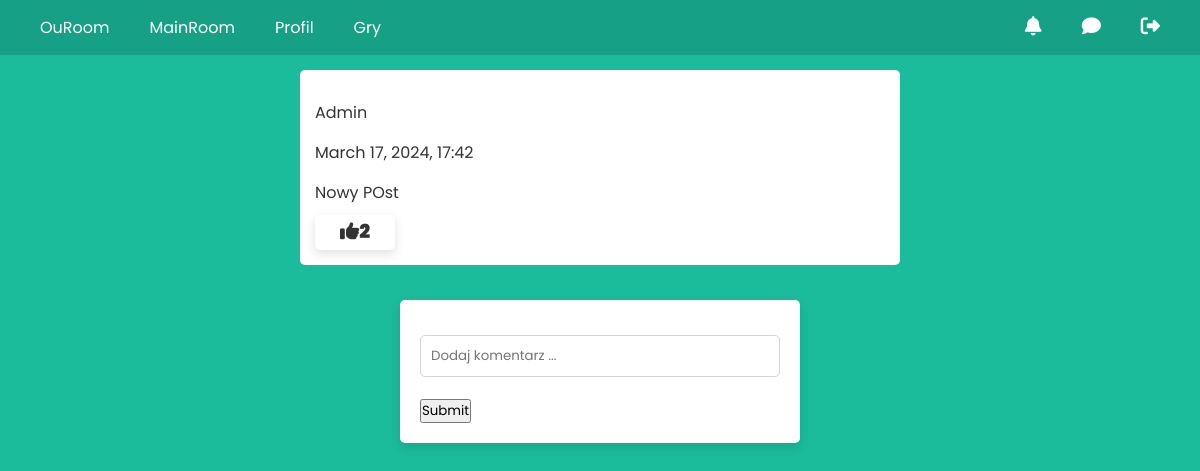
/post/28, run on an earlier commit of the app's database.
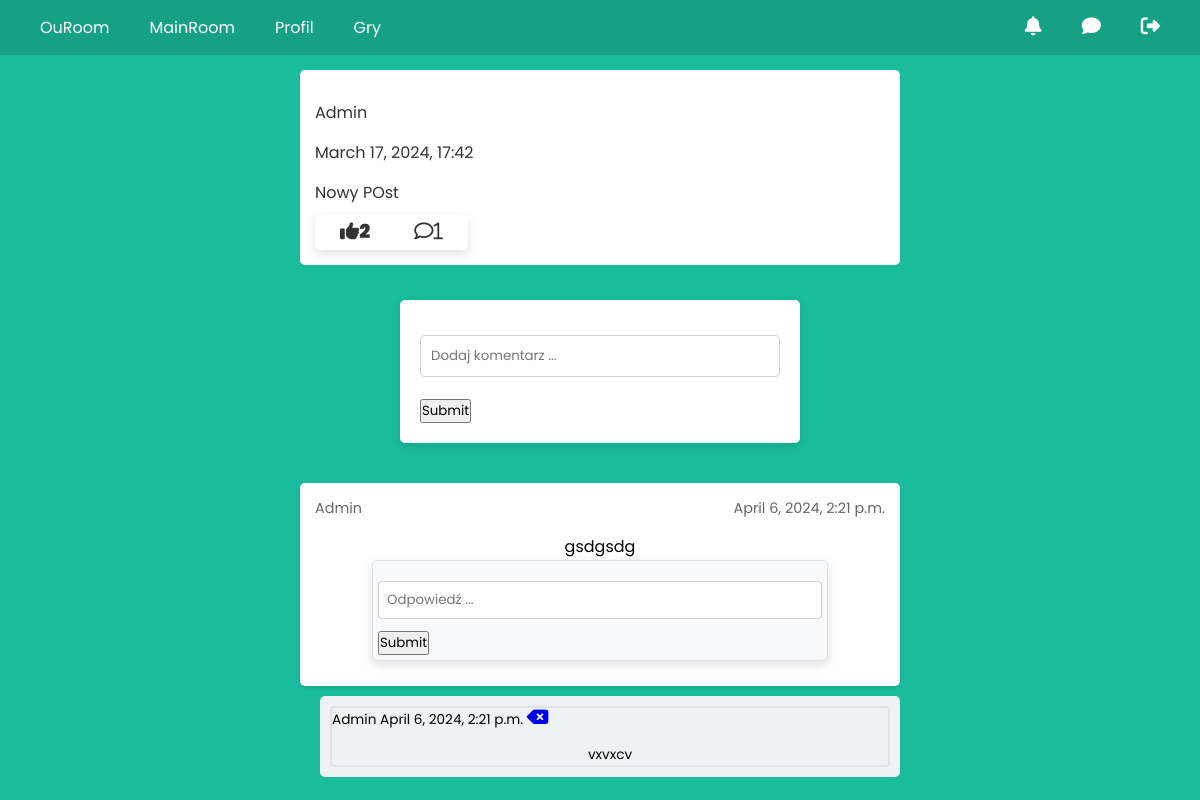
And on a later commit of the database.
### rooms/models.py (models this page shows, shortened)
class Post(models.Model):
    author = models.ForeignKey(settings.AUTH_USER_MODEL, on_delete=models.CASCADE)
    time_release = models.DateTimeField(default=timezone.now)
    content = models.TextField()
    image = models.ImageField(null=True, blank=True, upload_to='images/')
    like = models.ManyToManyField(settings.AUTH_USER_MODEL, related_name='post_like', blank=True)
    class Meta:
        ordering = ['-time_release']

class Comment(models.Model):
    author = models.ForeignKey(settings.AUTH_USER_MODEL, on_delete=models.CASCADE, related_name='comments')
    content = models.TextField(max_length=200)
    time_release = models.DateTimeField(default=timezone.now)
    post = models.ForeignKey(Post, on_delete=models.CASCADE, related_name='comments')
    class Meta:
        ordering = ['-time_release']

class CommentReply(models.Model):
    author = models.ForeignKey(settings.AUTH_USER_MODEL, on_delete=models.CASCADE, related_name='comment_reply')
    content = models.TextField(max_length=100)
    time_release = models.DateTimeField(default=timezone.now)
    comment = models.ForeignKey(Comment, on_delete=models.CASCADE, related_name='comment_reply')
    class Meta:
        ordering = ['-time_release']

### accounts/models.py (models this page shows)
class CustomUser(AbstractUser):
    email = models.EmailField(blank=False, null=False,unique=True)

### rooms/views.py (the view)
# urls.py: path('post/<int:pk>', PostDetailView.as_view(), name='post_detail'),
class PostDetailView(DetailView):
    model = Post
    context_object_name = 'post'
    def get_context_data(self, **kwargs):
        context = super().get_context_data(**kwargs)
        context['commentform'] = AddCommentForm()
        context['commentreplyform'] = AddCommentReplyForm()
        return context

### rooms/forms.py
class AddCommentForm(ModelForm):
    class Meta:
        model = Comment
        fields = ['content']
        widgets = {
            'content': forms.TextInput(attrs={'placeholder': 'Dodaj komentarz ...'})
        }
        labels = {
            'content': ''
        }

class AddCommentReplyForm(ModelForm):
    class Meta:
        model = CommentReply
        fields = ['content']
        widgets = {
            'content': forms.TextInput(attrs={'placeholder': 'Odpowiedź ...'})
        }
        labels = {
            'content': ''
        }

### rooms/templates/rooms/post_detail.html (shortened to what this page needs)
{% extends "rooms/mainroom.html" %}
{% block content %}
    <div class="posts-container">
        <article class="media content-section">
            <p>{{ object.author }}</p>
            <p>{{ object.time_release|date:"F d, Y, H:i" }}</p>
            <p>{{ object.content }}</p>
            <form method="POST" action="{% url 'post_like' post.pk %}" class="like-form" data-post-id="{{ post.pk }}">
                <button type="submit" value="{{ post.pk }}">
                    <i id="like-icon-{{ post.pk }}" class="{% if request.user in post.like.all %}fa-regular{% else %}fa-solid{% endif %} fa-thumbs-up"><span id="like-count-{{ post.pk }}">{{ post.like.all.count }} </span></i>
                </button>
                {% if post.comments.count %}
                    <a href="{% url 'post_detail' post.pk %}"><i class="fa-regular fa-comment">{{ post.comments.count }}</i></a>
                {% else %}
                    {% if user.is_authenticated %}
                        <a href="{% url 'post_detail' post.pk %}"><i class="fa-solid fa-comment-medical"></i></a>
                    {% endif %}
                {% endif %}
            </form>
        </article>
    </div>
   <div class="add-comment">
        <form method="POST" action="{% url 'comment_post' post.pk%}" class="comment-form">
            {{ commentform.as_p }}
            <button type="submit" >Submit</button>
        </form>
   </div>
    <div class="comments-list">
        {% for comment in post.comments.all %}
            <div class="comment-item">
                <div class="comment-author-time">
                    <span>{{ comment.author }}</span>
                    <span>{{ comment.time_release }}</span>
                </div>
                <div class="comment-content">
                    <p>{{ comment.content }}</p>
                </div>
                <div class="add-comment-reply">
                    <form method="POST" action="{% url 'comment_reply' comment.pk %}" class="comment-reply-form">
                        {{ commentreplyform.as_p }}
                        <button type="submit" >Submit</button>
                    </form>
                </div>
            </div>
            <div class="comment-replies">
                {% for reply in comment.comment_reply.all %}
                    <div class="reply-item">
                        <div class="reply-author-time">
                            <span>{{ reply.author }}</span>
                            <span>{{ reply.time_release }}</span>
                            <a href="{% url 'comment_reply_delete' reply.id %}"><i class="fa-solid fa-delete-left"></i></a>
                        </div>
                        <div class="reply-content">
                            <p>{{ reply.content }}</p>
                        </div>
                    </div>
                {% endfor %}
            </div>
        {% endfor %}
    </div>
{% endblock content %}

### rooms/templates/rooms/mainroom.html (shortened to what this page needs)
<!DOCTYPE html>
<html lang="en">
<head>
    {% load static %}
    <link rel="stylesheet" href="{% static 'main.css' %}">
</head>
<body>
    <nav class="navigation">
        <div class="nav-left">
            <a href="{% url 'ouroom' %}" class="nav-link">OuRoom</a>
            <a href="{% url 'main_room' %}" class="nav-link">MainRoom</a>
            <a href="{% url 'profile' %}" class="nav-link">Profil</a>
            <a href="{% url 'games' %}" class="nav-link">Gry</a>
        </div>
        <div class="nav-right">
            <a href="#" class="nav-icon" title="Powiadomienia"><i class="fa-solid fa-bell"></i></a>
            <a href="#" class="nav-icon" title="Wiadomości"><i class="fa-solid fa-comment"></i></a>
            <a href="{% url 'logout' %}" class="nav-icon" title="Wyloguj się"><i class="fa-solid fa-right-from-bracket"></i></a>
        </div>
    </nav>
    {% block content %}{% endblock content %}
</body>
</html>

### static/main.css (style rules this page uses)
* { margin: 0; padding: 0; box-sizing: border-box; font-family: 'Poppins', sans-serif; }
body { background: #1abc9c; overflow: auto; display: flex; flex-direction: column; justify-content: flex-start; align-items: center; padding-top: 50px; min-height: 100vh; }
p { text-align: center; margin-top: 15px; }
form { background: #fff; padding: 20px; border-radius: 5px; box-shadow: 0px 4px 10px 1px rgba(0, 0, 0, 0.1); max-width: 400px; }
form input[type="text"], form input[type="password"] { width: 100%; padding: 10px; margin-bottom: 20px; border-radius: 5px; border: 1px solid lightgrey; }
.navigation { display: flex; justify-content: space-between; align-items: center; padding: 10px 20px; background-color: #16a085; color: #fff; position: fixed; top: 0; left: 0; width: 100%; z-index: 1000; }
.nav-left, .nav-right { display: flex; align-items: center; }
.nav-link, .nav-icon { text-decoration: none; color: #fff; margin: 0 10px; padding: 5px 10px; border-radius: 5px; transition: background-color 0.3s ease; }
.posts-container { display: flex; flex-direction: column; align-items: center; width: 50%; margin-top: 20px; gap: 10px; }
.media.content-section { width: 100%; / box-shadow: 0 2px 4px rgba(0,0,0,0.1); padding: 15px; border-radius: 5px; margin-bottom: 15px; background-color: #fff; color: #333; position: relative; }
.media.content-section p { text-align: left; color: #333; }
.add-comment { width: 100%; margin: 0 auto; }
.add-comment form { width: calc(100% - 40px); padding: 20px; margin: 0 auto; box-shadow: 0px 4px 10px 1px rgba(0, 0, 0, 0.1); border-radius: 5px; background-color: #fff; }
.add-comment { display: flex; justify-content: center; align-items: center; padding: 20px 0; }
.comments-list { width: 50%; margin-top: 20px; }
.comment-item { box-shadow: 0 2px 4px rgba(0,0,0,0.1); padding: 15px; border-radius: 5px; margin-bottom: 10px; background-color: #fff; }
.comment-author-time { display: flex; justify-content: space-between; align-items: center; font-size: 0.9em; color: #666; }
.content-section p { word-wrap: break-word; }
.comment-replies { background-color: #eef2f3; margin-left: 20px; padding: 10px; border-radius: 5px; margin-bottom: 10px; }
.reply-item { font-size: 0.85em; border-radius: 4px; border: 2px solid #dee2e6; }
.add-comment-reply form { margin-top: 1px; margin-right: auto; margin-bottom: 10px; margin-left: auto; padding: 5px; background-color: #f8f9fa; border: 1px solid #dee2e6; border-radius: 5px; width: 80%; max-width: 500px; display: block; }
.add-comment-reply input[type="text"], .add-comment-reply textarea { width: 100%; padding: 8px; margin-bottom: 10px; border: 1px solid #ccc; border-radius: 4px; }
.like-form { display: inline-block; padding: 5px; margin-top: 10px; }
.like-form button, .like-form a, .like-form i { border-right: 1px solid #ccc; padding: 0 10px; cursor: pointer; background: none; border: none; color: inherit; }
.like-form i:last-child { border-right: none; }
.fa-comment, .fa-comment-medical { font-size: 1rem; }
.fa-thumbs-up, .fa-regular, .fa-solid, .fa-comment-medical { font-size: 1.2rem; }
.comment-content { margin-top: 10px; }

What changed in the data, as far as the page shows it:
shown differently, row unchanged: Post "Nowy POst": comments.count (not shown) → "1"
added Comment: author "Admin", time_release "April 6, 2024, 2:21 p.m.", content "gsdgsdg"
added CommentReply: author "Admin", time_release "April 6, 2024, 2:21 p.m.", content "vxvxcv"
